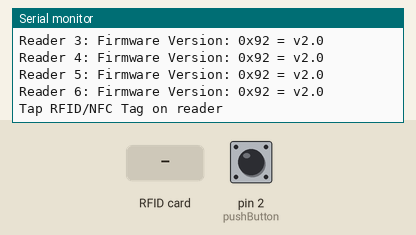
This sketch was run on a simulated Arduino Uno, built with avr-gcc and run on an emulated ATmega328P. Shown: the last lines printed to the serial monitor. The inputs (shaded band) are chosen by the test bench; at power-on: pin 2 (pushButton) LOW.

Above: at 1.5 s.
1.6 s: pin 2 (pushButton) pulled HIGH for 1 s
At 2.9 s:
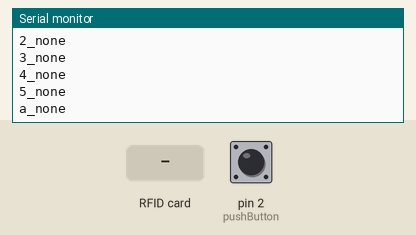
4.1 s: RFID card 04 77 42 7C B0 E9 30 held to the reader
At 5.2 s:
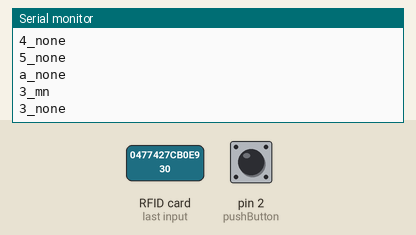
5.6 s: RFID card 04 77 42 CA C1 E4 30 held to the reader
At 5.76 s:
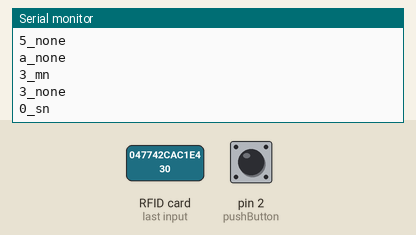
7.1 s: RFID card 04 77 42 D9 3F EA 30 held to the reader
At 7.27 s:
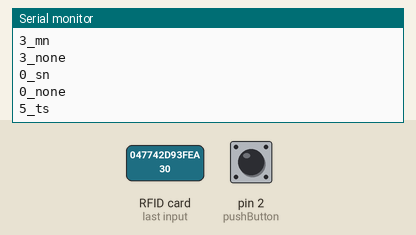
8.6 s: RFID card 5E 7A 19 C4 held to the reader
At 8.75 s:
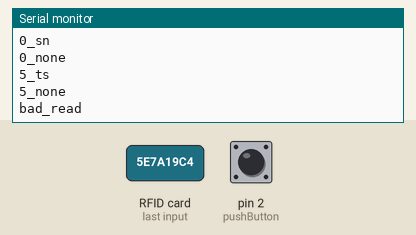
Timing chart, 0 to 11.1 s (numbered marks = the images above; inputs shaded):
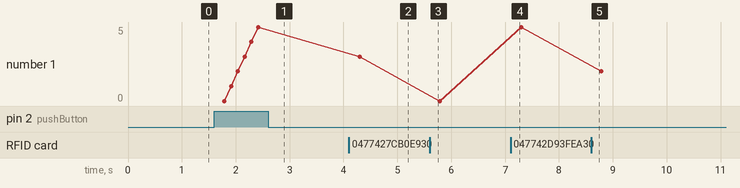

The sketch:

arduino_nfc.ino
```cpp
#include <SPI.h>
#include <MFRC522.h>

#define SS_PIN 10
#define SS_2_PIN 8
#define SS_3_PIN 7
#define SS_4_PIN 6
#define SS_5_PIN 5
#define SS_6_PIN 4
#define RST_PIN 9
#define SS_ANSWER_PIN 3

#define NR_OF_READERS 7
//SS_ANSWER_PIN als laatste
byte ssPins[] = {SS_PIN, SS_2_PIN, SS_3_PIN, SS_4_PIN, SS_5_PIN,SS_6_PIN, SS_ANSWER_PIN};
MFRC522 mfrc522[NR_OF_READERS];
bool statusReaders[NR_OF_READERS];

int pushButton = 2;
bool buttonPressed = false;

void setup() {
  Serial.begin(9600);
  SPI.begin(); // init SPI bus
//  rfid.PCD_Init(); // init MFRC522
  //second_rfid.PCD_Init();

  for (uint8_t reader = 0; reader < NR_OF_READERS; reader++) {
    mfrc522[reader].PCD_Init(ssPins[reader], RST_PIN);
    Serial.print(F("Reader "));
    Serial.print(reader);
    Serial.print(F(": "));
    mfrc522[reader].PCD_DumpVersionToSerial();
    //mfrc522[reader].PCD_SetAntennaGain(mfrc522[reader].RxGain_max);
  }

  for(int i = 0; i < sizeof(statusReaders); i++){
    statusReaders[i] = false;
  }

  Serial.println("Tap RFID/NFC Tag on reader");
  pinMode(pushButton, INPUT);
}

void check_code(String code, uint8_t numberReader){
  String arduinoMessage;
 // Serial.println(code);
  //checkt of het de laatste nfc reader (antwoord) en zet de naam van de nfcreader in de message
  if(numberReader == (NR_OF_READERS - 1)){
     arduinoMessage = "a";
  }else{
     arduinoMessage = String(numberReader);
  }
  if(code == " 04 77 42 7c b0 e9 30"){
    arduinoMessage = arduinoMessage + "_mn";
  }else if(code == " 04 77 42 ca c1 e4 30"){
     arduinoMessage = arduinoMessage + "_sn";
  }else if(code == " 04 77 42 d9 3f ea 30"){
     arduinoMessage = arduinoMessage + "_ts";
  }else if(code == " 04 77 42 07 4c d9 30"){
     arduinoMessage = arduinoMessage + "_jm";
  }else if(code == " 04 77 42 b7 aa e3 30"){
     arduinoMessage = arduinoMessage + "_sc";
     //arduinoMessage = arduinoMessage + "_sn";
  }else if(code == " 04 77 42 fb 87 df 30"){
     arduinoMessage = arduinoMessage + "_rs";
  }else{
    arduinoMessage = "bad_read";
  }
  Serial.println(arduinoMessage);
}

void translate_input(byte * buffer, byte bufferSize, uint8_t numberReader ){
  String NFCCode = "";
   for (int i = 0; i < bufferSize; i++) {
       NFCCode = NFCCode + String(buffer[i] < 0x10 ? " 0" : " ");
       NFCCode = NFCCode + String(buffer[i], HEX);
    }
    check_code(NFCCode, numberReader);
}

void resetScan(){
  Serial.println("reset");
  for(uint8_t reader = 0; reader < NR_OF_READERS; reader++){
     if(mfrc522[reader].PICC_IsNewCardPresent() ){
        if(mfrc522[reader].PICC_ReadCardSerial()){

          mfrc522[reader].PICC_ReadCardSerial();

          translate_input(mfrc522[reader].uid.uidByte, mfrc522[reader].uid.size, reader);
          mfrc522[reader].PICC_HaltA(); // halt PICC
          mfrc522[reader].PCD_StopCrypto1();
        }
     }
     else{
      if(reader == (NR_OF_READERS - 1)){
        Serial.println("a_none");
      }else{
        String arduinoMessage = String(reader);
        arduinoMessage = arduinoMessage + "_none";
        Serial.println(arduinoMessage);
      }

     }
     delay(100);
  }
}

void loop() {
  //checkt of de "reset" knop is in gedruk
  if(digitalRead(pushButton)){
      if(digitalRead(pushButton) && !(buttonPressed)){
      buttonPressed = true;
      resetScan();
    }
  }
  //als de knop los gelaten wordt, return naar niet ingedrukte state
  else if( !(digitalRead(pushButton)) && buttonPressed){
      buttonPressed = false;
  }
  //leest de veranderingen van de NFCreaders
  else{
    for (uint8_t reader = 0; reader < NR_OF_READERS; reader++) {

      if(mfrc522[reader].PICC_IsNewCardPresent() ){
        if(mfrc522[reader].PICC_ReadCardSerial()){
         // !! DIT IS GEEN REDUCANT CODE. HIERDOOR WERKT HET, LAAT DEZE REGEL STAAN !!!!
         mfrc522[reader].PICC_ReadCardSerial();
         if(statusReaders[reader] == false){
           translate_input(mfrc522[reader].uid.uidByte, mfrc522[reader].uid.size, reader);
           statusReaders[reader] = true;

            mfrc522[reader].PICC_HaltA(); // halt PICC
            mfrc522[reader].PCD_StopCrypto1(); // stop encryption on PCD
            }
        }
      }else{
          if(statusReaders[reader] == true){
            //checkt of het de laatste nfc reader (antwoord) en maakt bericht welk reader een voorwerp opgetild is
            if(reader == (NR_OF_READERS - 1))
            {
              String arduinoMessage = "a_none";
              Serial.println(arduinoMessage);
              statusReaders[reader] = false;
            }else{
              String arduinoMessage = String(reader);
              arduinoMessage = arduinoMessage + "_none";
              Serial.println(arduinoMessage);
              statusReaders[reader] = false;
            }
          }


      }
    }
  }

}
```

Measured:
- after the input at 1.6 s, the serial monitor: prints a new line after 0.16 s (image 1)
- after the input at 4.1 s, the serial monitor: prints a new line at once (image 2)
- after the input at 5.6 s, the serial monitor: prints a new line at once (image 3)
- after the input at 7.1 s, the serial monitor: prints a new line at once (image 4)
- after the input at 8.6 s, the serial monitor: prints a new line at once (image 5)
- plotted number 1: 3 → 0 after the input at 5.6 s, 0 → 5 after the input at 7.1 s, 5 → 2 after the input at 8.6 s
